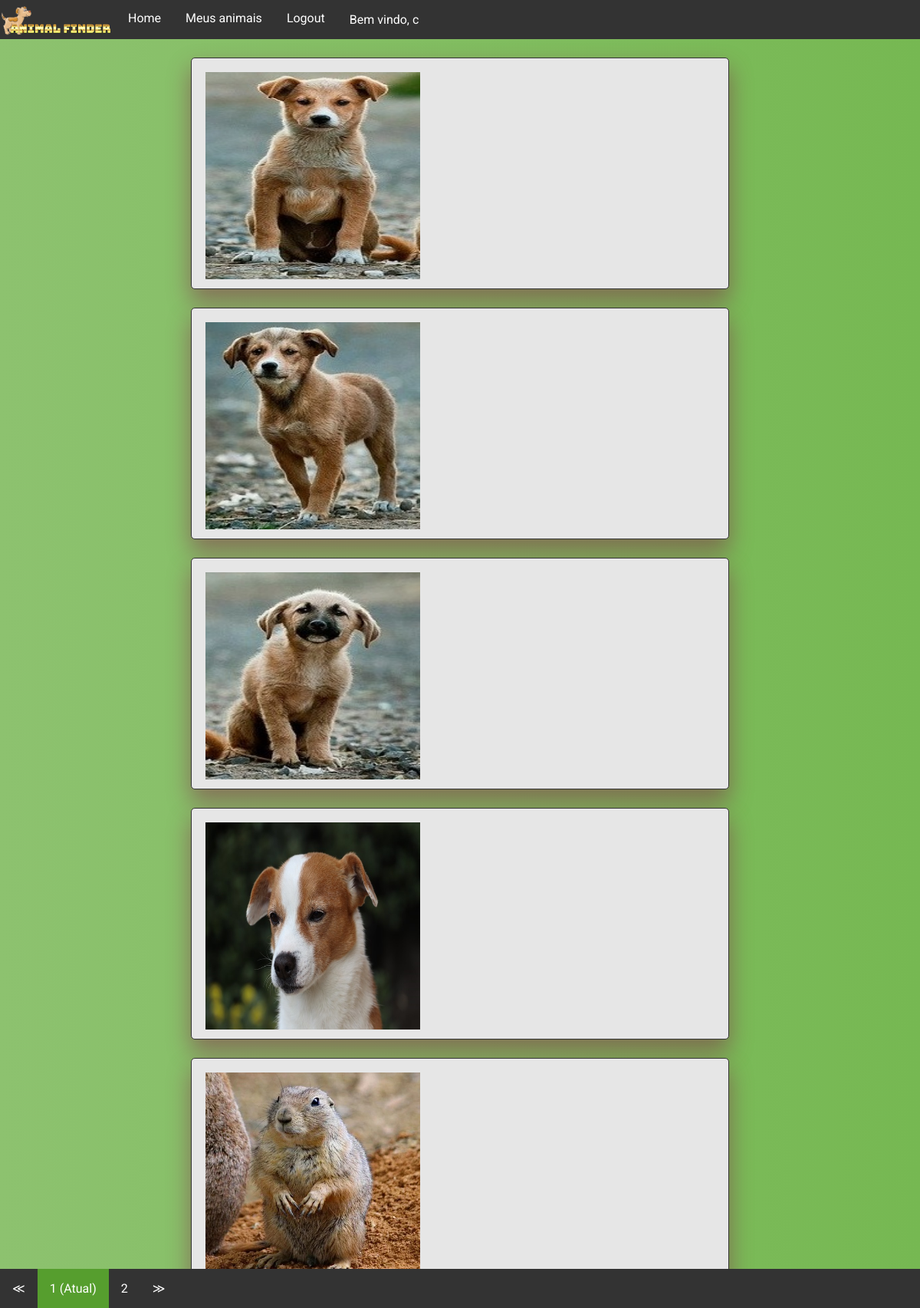
/ (signed in), run on the app's committed database.
### usuario/models.py (models this page shows, shortened)
class Dono(AbstractBaseUser):
    email = models.EmailField(verbose_name="email", unique=True, max_length=100)
    nome = models.CharField(max_length=100)
    telefone = models.CharField(max_length=20)
    date_joined = models.DateTimeField(verbose_name="date_joined", auto_now_add=True)
    last_login = models.DateTimeField(verbose_name="last_login", auto_now=True)
    is_admin = models.BooleanField(default=False)
    is_active = models.BooleanField(default=True)
    is_staff = models.BooleanField(default=False)
    is_superuser = models.BooleanField(default=False)
    USERNAME_FIELD = 'email'
    REQUIRED_FIELDS = ['nome', 'telefone']
    objects = DonoManager()

### main/models.py (models this page shows, shortened)
class Animal(models.Model):
    foto  = models.ImageField(upload_to=UploadToPathAndRename('{}'.format(time.strftime("%Y_%m_%d_"))))
    nome  = models.CharField(max_length=100)
    idade = models.CharField(max_length=3, blank=True)
    cidade_desaparecimento = models.CharField(max_length=50)
    estado_desaparecimento = models.CharField(max_length=50)
    status = models.IntegerField(choices=STATUS_ANIMAL, default=1, blank=True)
    dono = models.ForeignKey(Dono, on_delete=models.CASCADE,  null=True)
    informacoes_extras = models.TextField(max_length=250, blank=True)

### main/views.py (the view)
# urls.py: 2. Add a URL to urlpatterns:  path('', views.home, name='home')
def home(request):
    animais_cadastrados =  [i for i in Animal.objects.all() if i.status == 1]
    page = request.GET.get('page', 1)
    paginator = Paginator(animais_cadastrados, 5)
    try:
        animais_cadastrados = paginator.page(page)
    except PageNotAnInteger:
        animais_cadastrados = paginator.page(1)
    except EmptyPage:
        animais_cadastrados = paginator.page(paginator.num_pages)
    return render(request, 'home.html', {'animais_cadastrados': animais_cadastrados})

### main/templates/home.html (shortened to what this page needs)
{% extends 'base.html' %}
{% block css %}
  {% load static %}
  <link href="{% static 'one_animal_style.css' %}"  rel="stylesheet">
  {% load static %}
  <link href="{% static 'pagination_style.css' %}"  rel="stylesheet">
{% endblock css %}
{% block content %}
  {% for animal in animais_cadastrados %}
      <div id="container_animal">
            <div class="imagem_animal">
              {% if animal.foto %}
                {% load static %}
                <img src="{{ animal.foto.url }}" width=50%>
              {% endif %}
            </div>
      </div>
  {% endfor %}
  <div class="pagination">
    {% if animais_cadastrados.has_other_pages %}
      <ul>
    {% if animais_cadastrados.has_previous %}
      <li><a href="?page={{ animais_cadastrados.previous_page_number }}">&#8810;</a></li>
    {% else %}
      <li class="disabled"><span>&#8810;</span></li>
    {% endif %}
    {% for i in animais_cadastrados.paginator.page_range %}
      {% if animais_cadastrados.number == i %}
    <li class="active"><span>{{ i }} <span class="sr-only">(Atual)</span></span></li>
      {% else %}
    <li><a href="?page={{ i }}">{{ i }}</a></li>
      {% endif %}
    {% endfor %}
    {% if animais_cadastrados.has_next %}
      <li><a href="?page={{ animais_cadastrados.next_page_number }}">&#8811;</a></li>
    {% else %}
      <li class="disabled"><span>&#8811;</span></li>
    {% endif %}
      </ul>
    {% endif %}
  </div>
{% endblock content %}

### main/templates/base.html
<!DOCTYPE html>
<html>
<head>
  {% load static %}
  <link href="{% static 'general_style.css' %}"  rel="stylesheet">
  {% block css %}
  {% endblock css %}
  {% load static %}
  <link href="{% static 'nav_style.css' %}"  rel="stylesheet">
    <div class="nav">
      <ul>
          <li class="li-logo"><img class="logo" src="/static/ANIMAL_FINDER_LOGO.png" alt="Logo"></li>
      {% if request.user.is_authenticated %}
          <li><a href="{% url 'home' %}">Home</a></li>
          <li><a href="{% url 'meus_animais' %}">Meus animais</a></li>
          <li><a href="{% url 'logout' %}">Logout</a></li>
          <li class='welcome_message'><p>Bem vindo, {{request.user.nome}}</p></li>
      {% else %}
          <li><a href="{% url 'home' %}">Home</a></li>
          <li><a href="{% url 'register' %}">Registrar</a></li>
          <li><a href="{% url 'login' %}">Login</a></li>
      {% endif %}
      </ul>
    </div>
</head>
<body>
  {% block content %}
  {% endblock content %}
</body>
</html>

### static/general_style.css (style rules this page uses)
* { font-family: "Roboto", sans-serif; }
body { border: 0px; margin: 0px; background: #76b852; background: -webkit-linear-gradient(right, #76b852, #8DC26F); background: -moz-linear-gradient(right, #76b852, #8DC26F); background: -o-linear-gradient(right, #76b852, #8DC26F); background: linear-gradient(to left, #76b852, #8DC26F); font-family: "Roboto", sans-serif; -webkit-font-smoothing: antialiased; -moz-osx-font-smoothing: grayscale; }

### static/one_animal_style.css (style rules this page uses)
#container_animal { box-shadow: 0 15px 30px 1px rgba(128, 0, 65, 0.41); background: rgba(230, 230, 230, 1); text-align: center; border-radius: 5px; overflow: hidden; margin: 2% auto; height: 300px; width: 700px; border: 1px solid #333; }
.imagem_animal { display: inline-block; position: relative; overflow: hidden; height: 90%; float: left; width: 40%; margin: 2.5%; }
#container_animal img { width: 100%;height: 100%; }

### main/static/pagination_style.css (style rules this page uses)
.pagination { position: fixed; bottom: 0; width: 100%; margin: 0; }
.pagination ul { list-style-type: none; margin: 0; padding: 0; overflow: hidden; background-color: #333; }
.pagination li { display: inline-block; color: white; float: left; padding: 16px 16px; text-decoration: none; }
.pagination li a { display: block; color: white; text-align: center; text-decoration: none; }
.pagination li.active { background-color: #569e2e; color: white; }

### static/nav_style.css (style rules this page uses)
.nav ul { list-style-type: none; margin: 0; padding: 0; overflow: hidden; background-color: #333; }
.nav li { float: left; }
.nav li a { display: block; color: white; text-align: center; padding: 14px 16px; text-decoration: none; }
.nav li p { padding: 0px 14px 0px 16px; color: white; }

### data on the page
Dono: user.nome "c"
Animal: foto (picture)
Animal: foto (picture)
Animal: foto (picture)
Animal: foto (picture)
Animal: foto (picture)

### other printed values
{{ i }} "1"
{{ i }} "2"
